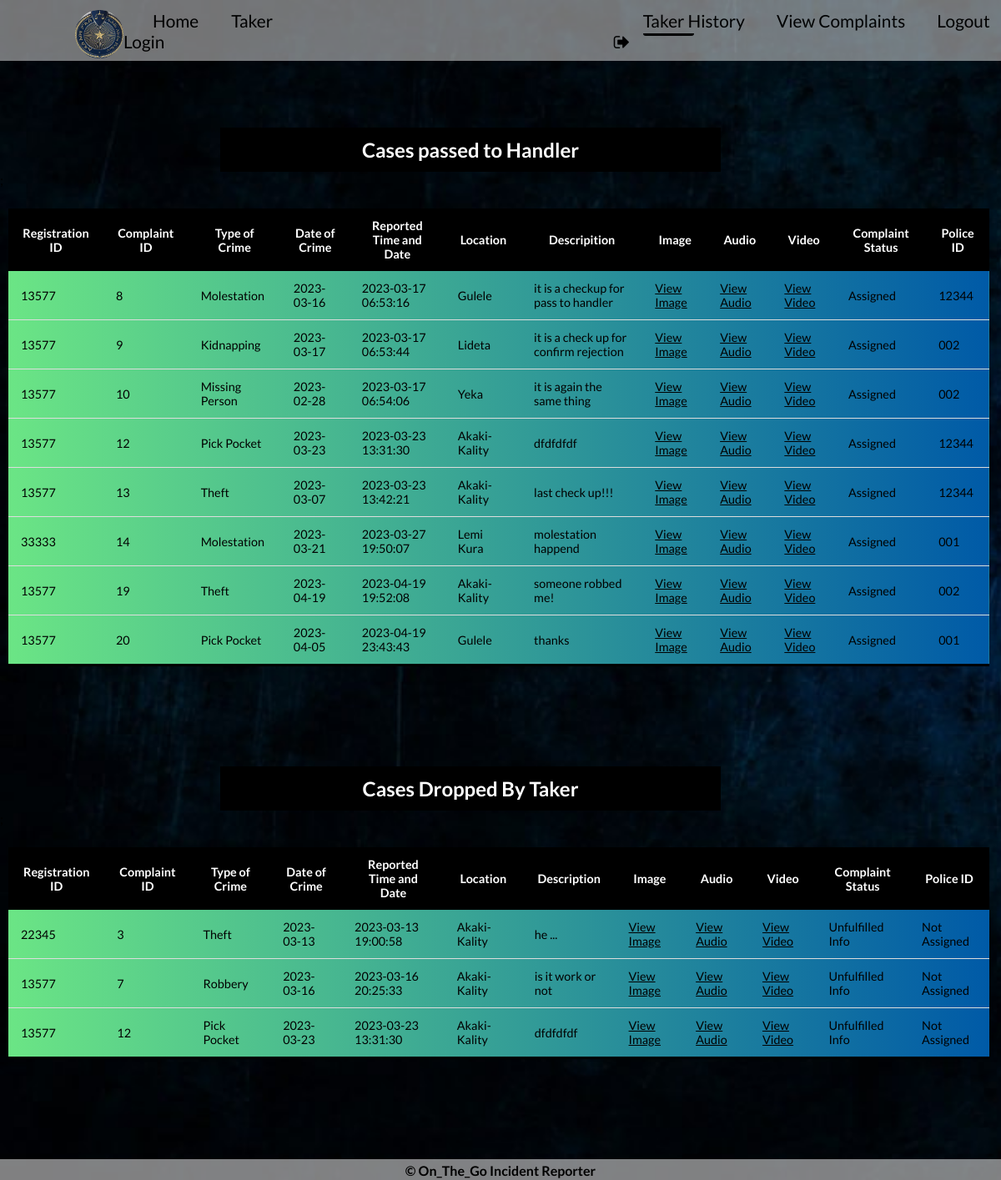
Before: /TakerHistory.php (signed in) with the older database file.
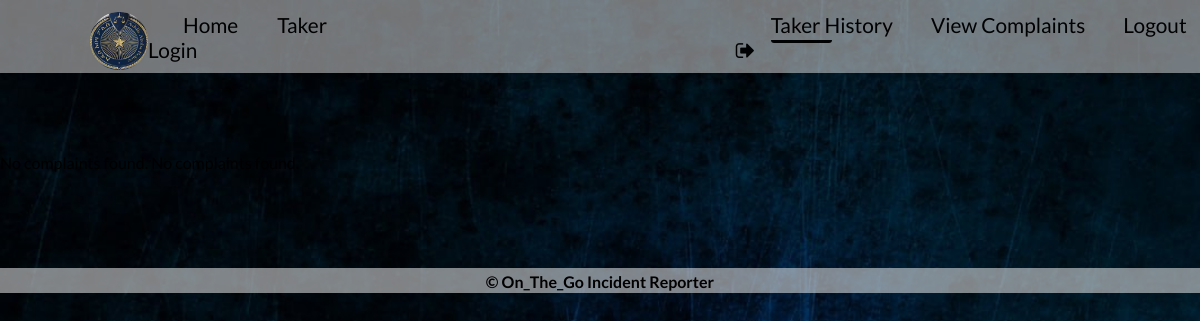
After: the same page with the newer database file.
### tables this page shows
CREATE TABLE `p_handler` (
  `c_id` int(11) NOT NULL,
  `id_no` bigint(12) NOT NULL,
  `type_crime` varchar(50) NOT NULL,
  `d_o_c` date NOT NULL,
  `repo_time_and_date` varchar(50) NOT NULL,
  `location` varchar(50) NOT NULL,
  `description` varchar(7000) NOT NULL,
  `image_url` varchar(255) NOT NULL,
  `audio_url` varchar(255) NOT NULL,
  `video_url` varchar(255) NOT NULL,
  `inc_status` varchar(50) NOT NULL,
  `pol_status` varchar(50) DEFAULT NULL,
  `p_id` varchar(50) NOT NULL
);

CREATE TABLE `del_taker` (
  `c_id` int(11) NOT NULL,
  `id_no` bigint(12) NOT NULL,
  `type_crime` varchar(50) NOT NULL,
  `d_o_c` date NOT NULL,
  `repo_time_and_date` varchar(50) NOT NULL,
  `location` varchar(50) NOT NULL,
  `description` varchar(7000) NOT NULL,
  `image_url` varchar(255) NOT NULL,
  `audio_url` varchar(255) NOT NULL,
  `video_url` varchar(255) NOT NULL,
  `inc_status` varchar(50) NOT NULL,
  `p_id` varchar(50) NOT NULL
);

### TakerHistory.php (the view, shortened to what this page needs)
<!DOCTYPE html>
<html>
<head>
  <link rel="stylesheet" type="text/css" href="../on_the_go incident reporter/Assets/css/TakerHistory.css">
  <link rel="stylesheet" type="text/css" href="https://maxcdn.bootstrapcdn.com/font-awesome/4.4.0/css/font-awesome.min.css">
</head>
<body>
 <header>
     <div class="leftside">
         <a href=""> <img class="pic" src="../on_the_go incident reporter/Assets/pictures/logos.png" alt="Addis Ababa police commission logo"  ></a>
                <nav class="navleft">
                  <a href="home.php"> Home </a>
                  <a href="Takerlogin.php">Taker Login</a></li>
              </nav>
      </div>
         <nav class="navigation">
            <a href="TakerHistory.php" class="active">Taker History</a>
            <a href="TakerHome.php">View Complaints</a>
            <a href="Taker_logout.php">Logout <i class="fa fa-sign-out" aria-hidden="true"></i></a>
         </nav>
</header>
<?php
include("connection.php");
  $sql = "SELECT id_no,c_id, type_crime, d_o_c,repo_time_and_date,location,description,image_url,audio_url,video_url, inc_status, p_id FROM p_handler";
  $result = mysqli_query($conn, $sql);
  if (mysqli_num_rows($result) > 0) {
      echo "<h2 class='title'> Cases passed to Handler </h2>";
      echo "<table class='table'>";
      echo "<thead>";
      echo "<tr>;
      <th>Registration ID</th>
      <th>Complaint ID</th>
      <th>Type of Crime</th>
      <th>Date of Crime</th>
      <th>Reported Time and Date </th>
      <th>Location</th>
      <th> Descripition </th>
      <th> Image </th>
      <th> Audio </th>
      <th> Video </th>
      <th>Complaint Status</th>
      <th>Police ID</th></tr>";
      echo "</thead>";
      echo "<tbody>";
      while ($row = mysqli_fetch_assoc($result)) {
        echo "<tr  id='complaint-".$row["c_id"]."'>
            <td>" . $row["id_no"] . "</td>
            <td>" . $row["c_id"] . "</td>
            <td>" . $row["type_crime"] . "</td>
            <td>" . $row["d_o_c"] . "</td>
            <td>" . $row["repo_time_and_date"] . "</td>
            <td>" . $row["location"] . "</td>
            <td>" . $row["description"] . "</td>
            <td><a style='color:black;'href='Imageview.php?id=".$row["c_id"]."'>View Image</a></td>
            <td><a style='color:black;'href='Audioview.php?id=".$row["c_id"]."'>View Audio</a></td>
            <td><a style='color:black;'href='Videoview.php?id=".$row["c_id"]."'>View Video</a></td>
            <td>" . $row["inc_status"] . "</td>
            <td>" . $row["p_id"] . "</td>
        </tr>";
    }
    echo "</tbody>";
      echo "</table>";
  } else {
      echo "No complaints found.";
  }
  $sql = "SELECT id_no,c_id, type_crime, d_o_c,repo_time_and_date,location,description,image_url,audio_url,video_url, inc_status, p_id FROM del_taker";
  $result = mysqli_query($conn, $sql);
  if (mysqli_num_rows($result) > 0) {
      echo "<h2 class='title'>Cases Dropped By Taker</h2>";
      echo "<table class='table'>";
      echo "<thead>";
      echo "<tr>;
      <th>Registration ID</th>
      <th>Complaint ID</th>
      <th>Type of Crime</th>
      <th>Date of Crime</th>
      <th>Reported Time and Date </th>
      <th>Location</th>
      <th> Description </th>
      <th> Image </th>
      <th> Audio </th>
      <th> Video </th>
      <th>Complaint Status</th>
      <th>Police ID</th></tr>";
      echo "</thead>";
      echo "<tbody>";
      while ($row = mysqli_fetch_assoc($result)) {
        echo "<tr  id='complaint-".$row["c_id"]."'>
            <td>" . $row["id_no"] . "</td>
            <td>" . $row["c_id"] . "</td>
            <td>" . $row["type_crime"] . "</td>
            <td>" . $row["d_o_c"] . "</td>
            <td>" . $row["repo_time_and_date"] . "</td>
            <td>" . $row["location"] . "</td>
            <td>" . $row["description"] . "</td>
            <td><a style='color:black;'href='Imageview.php?id=".$row["c_id"]."'>View Image</a></td>
            <td><a style='color:black;'href='Audioview.php?id=".$row["c_id"]."'>View Audio</a></td>
            <td><a style='color:black;'href='Videoview.php?id=".$row["c_id"]."'>View Video</a></td>
            <td>" . $row["inc_status"] . "</td>
            <td>" . $row["p_id"] . "</td>
        </tr>";
    }
    echo "</tbody>";
      echo "</table>";
  } else {
      echo "No complaints found.";
  }
  ?>
  <?php
   include("footers.php");
  ?>
</body>
</html>

Changed rows visible on the page:
removed p_handler: id_no "13577", c_id "8", type_crime "Molestation", d_o_c "2023-03-16", repo_time_and_date "2023-03-17 06:53:16", location "Gulele", description "it is a checkup for pass to handler", inc_status "Assigned", p "12344"
removed p_handler: id_no "13577", c_id "9", type_crime "Kidnapping", d_o_c "2023-03-17", repo_time_and_date "2023-03-17 06:53:44", location "Lideta", description "it is a check up for confirm rejection", inc_status "Assigned", p "002"
removed p_handler: id_no "13577", c_id "10", type_crime "Missing Person", d_o_c "2023-02-28", repo_time_and_date "2023-03-17 06:54:06", location "Yeka", description "it is again the same thing", inc_status "Assigned", p "002"
removed p_handler: id_no "13577", c_id "12", type_crime "Pick Pocket", d_o_c "2023-03-23", repo_time_and_date "2023-03-23 13:31:30", location "Akaki-Kality", description "dfdfdfdf", inc_status "Assigned", p "12344"
removed p_handler: id_no "13577", c_id "13", type_crime "Theft", d_o_c "2023-03-07", repo_time_and_date "2023-03-23 13:42:21", location "Akaki-Kality", description "last check up!!!", inc_status "Assigned", p "12344"
removed p_handler: id_no "33333", c_id "14", type_crime "Molestation", d_o_c "2023-03-21", repo_time_and_date "2023-03-27 19:50:07", location "Lemi Kura", description "molestation happend", inc_status "Assigned", p "001"
removed p_handler: id_no "13577", c_id "19", type_crime "Theft", d_o_c "2023-04-19", repo_time_and_date "2023-04-19 19:52:08", location "Akaki-Kality", description "someone robbed me!", inc_status "Assigned", p "002"
removed p_handler: id_no "13577", c_id "20", type_crime "Pick Pocket", d_o_c "2023-04-05", repo_time_and_date "2023-04-19 23:43:43", location "Gulele", description "thanks", inc_status "Assigned", p "001"
removed del_taker: id_no "22345", c_id "3", type_crime "Theft", d_o_c "2023-03-13", repo_time_and_date "2023-03-13 19:00:58", location "Akaki-Kality", description "he ...", inc_status "Unfulfilled Info", p "Not Assigned"
removed del_taker: id_no "13577", c_id "7", type_crime "Robbery", d_o_c "2023-03-16", repo_time_and_date "2023-03-16 20:25:33", location "Akaki-Kality", description "is it work or not", inc_status "Unfulfilled Info", p "Not Assigned"
removed del_taker: id_no "13577", c_id "12", type_crime "Pick Pocket", d_o_c "2023-03-23", repo_time_and_date "2023-03-23 13:31:30", location "Akaki-Kality", description "dfdfdfdf", inc_status "Unfulfilled Info", p "Not Assigned"
Other visible differences:
text no longer shown: "Cases passed to Handler Registration ID Complaint ID Type of Crime Date of Crime Reported Time and Date Location Descripition Image Audio Video Complaint Status Police ID Cases Dropped By Taker Registration ID Complaint ID Type of Crime Date of Crime Reported Time and Date Location Description Image Audio Video Complaint Status Police ID"
text now shown: "No complaints found."
